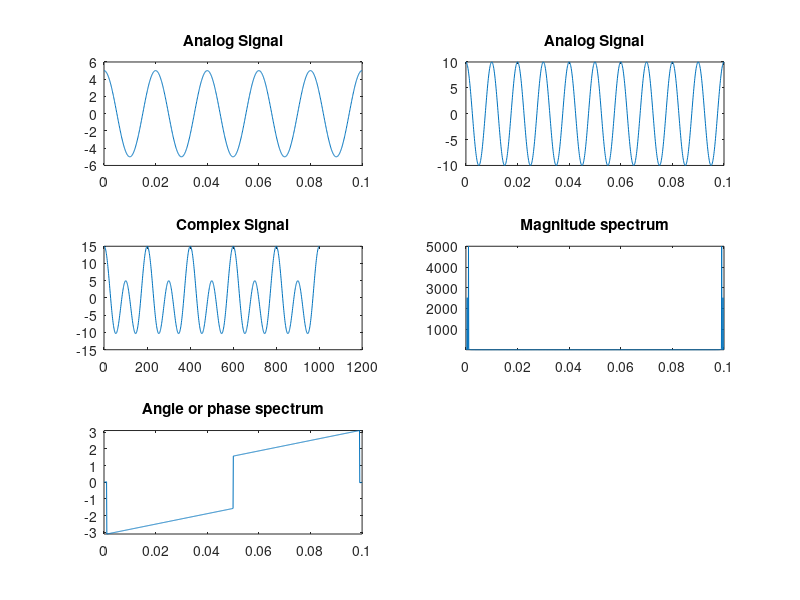

Recreate this plot in MATLAB.

clc;
clear all;
close all;

%2(a) : 

t = 0:0.0001:.1;
x1 = 5*cos(100*pi*t);
x2 = 10*cos(200*pi*t);

subplot(3,2,1);
plot(t,x1);
title('Analog Signal');

subplot(3,2,2);
plot(t,x2);
title('Analog Signal');

%2(b): 

x = x1+x2;
subplot(3,2,3);
plot(x);
title('Complex Signal');

%2(c): 

xInput = x;
nPoint = length(xInput);
xlength = length(xInput);

n =0:nPoint-1;

if(nPoint<xlength)
    error('Can not perform DFT');
end

xInput = [xInput zeros(1,nPoint-xlength)];
xDFT = zeros(1,nPoint);

for k=0:nPoint-1
    for n = 0:nPoint-1
        xDFT(k+1) = xDFT(k+1)+xInput(n+1)*exp(-1j*2*pi*n*k/nPoint);
    end
end

disp(xDFT);

n = 0:0.0001:.1;
subplot(3,2,4);
plot(n,abs(xDFT));
axis tight;
title('Magnitude spectrum');

n = 0:0.0001:.1;
subplot(3,2,5);
plot(n,angle(xDFT));
axis tight;
title('Angle or phase spectrum');
        